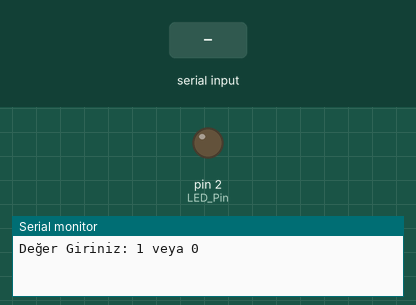
Bench run of a sketch on a simulated Arduino Uno, built with avr-gcc and run on an emulated ATmega328P. On the bench: output pins drawn as LEDs (lit = HIGH), the last lines printed to the serial monitor. The inputs (shaded band) are chosen by the test bench.

Above: at 2.9 s.
3.0 s: "1\n" received over Serial
At 3.8 s:
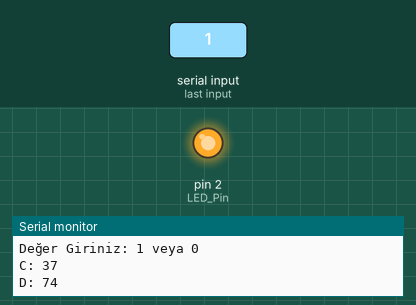
Timing chart, 0 to 6.0 s (numbered marks = the images above; inputs shaded):
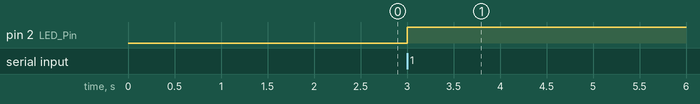

The sketch:

dizi_sorusu.ino
```cpp
int LED_Pin = 2;

const int n = 4;
int D = 0;
int D1 = 0;
int D2 = 0;
int D3 = 0;
int D4 = 0;
int C = 0;
int C1 = 0;
int C2 = 0;
int C3 = 0;
int C4 = 0;
int Cms = 1;
int Dms = 1;
int value = -1;

int array[n][n] = {{0,4,1,3},{2,0,3,5},{1,3,0,2},{2,6,5,0}};

void setup() {
  Serial.begin(9600);
  delay(2000);
  pinMode(LED_Pin, OUTPUT);
  Serial.println("Değer Giriniz: 1 veya 0");
  while (Serial.available() == 0) {}
  value = Serial.parseInt();
  if(value == 1){

  for(int i = 0; i < n; i++) {
    for(int j = 0; j < n; j++) {
      if (i != 0 && j != 0) {
        D1 += array[i][j];
      }
      if (i != 1 && j != 1) {
        D2 += array[i][j];
      }
      if (i != 2 && j != 2) {
        D3 += array[i][j];
      }
      if (i != 3 && j != 3) {
        D4 += array[i][j];
      }
      if(array[0][j] == 0){
        C1 = C1 + array[i][j];
      }
      if(array[1][j] == 0){
        C2 = C2 + array[i][j];
      }
      if(array[2][j] == 0){
        C3 = C3 + array[i][j];
      }
      if(array[3][j] == 0){
        C4 = C4 + array[i][j];
      }
    }

  }
  D = D1 + D2 + D3 + D4;
  C = C1 + C2 + C3 + C4;
  Serial.println("C: " + String(C));
  Serial.println("D: " + String(D));
}

  Cms = C * 1000;
  Dms = D * 1000;

}

void loop() {
  digitalWrite(LED_Pin, HIGH);
  delay(Cms);
  digitalWrite(LED_Pin, LOW);
  delay(Dms);
}
```

Measured:
- after the input at 3.0 s, pin 2 (LED_Pin): LOW → HIGH at once
